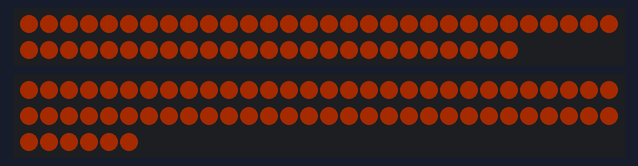
Simulated run of this sketch. Board: Arduino Uno, built with avr-gcc and run on an emulated ATmega328P. Shown: 55 RGB LEDs in strip order, left to right, continuing on the next row, 66 RGB LEDs in strip order, left to right, continuing on the next row. Dim RGB values are drawn brighter than linear.

Above: at 0.5 s.
At 6.6 s:
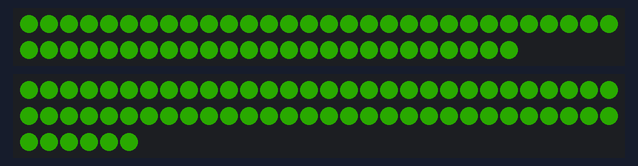

Measured:
- what the display in image 1 shows lasts 1.0 s, from 6.6 s to 7.6 s

The sketch:

startup_final.ino
```cpp
#include "FastLED.h"


int stripA = 0;
int stripB = 0;
#define stripA_leds 55
#define stripB_leds 66
CRGB ledsA[stripA_leds];
CRGB ledsB[stripB_leds];
int hueA = 0;
int hueB = 0;


int FastLED_fade_counter = 0;

void setup() {
 Serial.begin(9600);
 FastLED.addLeds<NEOPIXEL, 6>(ledsA, stripA_leds);
 FastLED.addLeds<NEOPIXEL, 3>(ledsB, stripB_leds);
 FastLED.setBrightness(50);
 startupLight();

}
 void loop(){

 }

//      if(hueB != 255){
//        for(int i = hueB; i < 255; hueB = i++){
//          for(int dot = 0; dot < stripB_leds; dot++){
//            ledsB[dot] = CHSV(225,,i);
//          }
//           FastLED.show();
//        }
```

functuons2.ino
```cpp
void startupLight(){

  long start = millis();
  for (int count = 0; count < 3; count++) {
    for (hueA = 180; hueA < 255; hueA++) {
      for (int dot = 0; dot < stripA_leds; dot++) {
        ledsA[dot] = CHSV(21, 255, hueA); // Can be any colour.

      }

      for (int dot = 0; dot < stripB_leds; dot++) {
        ledsB[dot] = CHSV(21, 255, hueA); // Can be any colour.

      }
      FastLED.show();
    }
    delay(100);
    for (hueA = 255; hueA > 178; hueA--) {
      for (int dot = 0; dot < stripA_leds; dot++) {
        ledsA[dot] = CHSV(21, 255, hueA); // Can be any colour.

      }
      for (int dotB = 0; dotB < stripB_leds; dotB++) {
        ledsB[dotB] = CHSV(21, 255, hueA); // Can be any colour.

      }

      FastLED.show();
    }
  }
  fill_solid(ledsA, stripA_leds, CRGB::Black);
  fill_solid(ledsB, stripB_leds, CRGB::Black);
  FastLED.show();
  delay(250);
  // groen
  for (int count = 0; count < 3; count++) {
    for (hueA = 180; hueA < 255; hueA++) {
      for (int dot = 0; dot < stripA_leds; dot++) {
        ledsA[dot] = CHSV(85, 255, hueA); // Can be any colour.

      }

      for (int dot = 0; dot < stripB_leds; dot++) {
        ledsB[dot] = CHSV(85, 255, hueA); // Can be any colour.

      }
      FastLED.show();
    }
    delay(10);
    for (hueA = 255; hueA > 178; hueA--) {
      for (int dot = 0; dot < stripA_leds; dot++) {
        ledsA[dot] = CHSV(85, 255, hueA); // Can be any colour.

      }
      for (int dotB = 0; dotB < stripB_leds; dotB++) {
        ledsB[dotB] = CHSV(85, 255, hueA); // Can be any colour.

      }

      FastLED.show();
    }
  }
  fill_solid(ledsA, stripA_leds, CHSV(85, 255, 255));
  fill_solid(ledsB, stripB_leds, CHSV(85, 255, 255));
  FastLED.show();
  delay(1000);
  fill_solid(ledsA, stripA_leds, CRGB::Black);
  fill_solid(ledsB, stripB_leds, CRGB::Black);
  FastLED.show();
  delay(5000);
}

boolean  delay_without_delaying(unsigned long since, unsigned long time) {
  // return false if we're still "delaying", true if time ms has passed.
  // this should look a lot like "blink without delay"
  unsigned long currentmillis = millis();
  if (currentmillis - since >= time) {
    since = currentmillis;
    return true;
  }
  return false;
}
```
